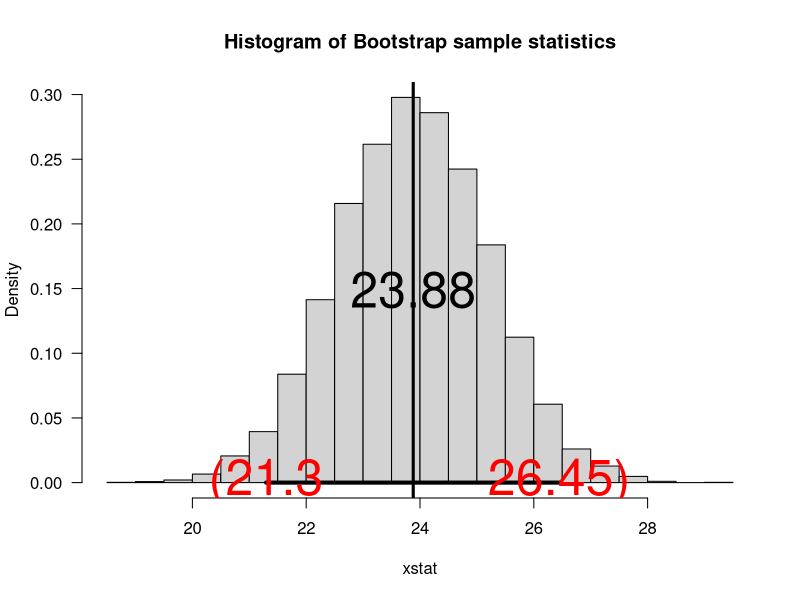
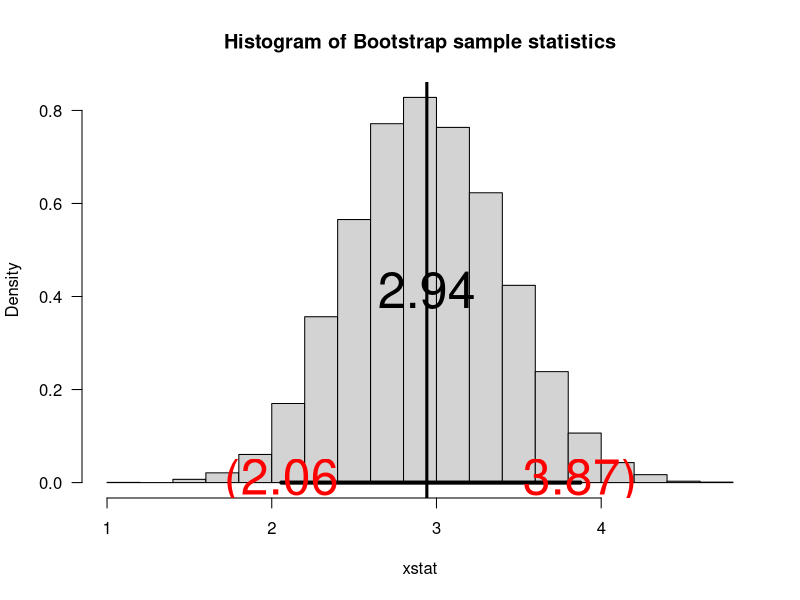
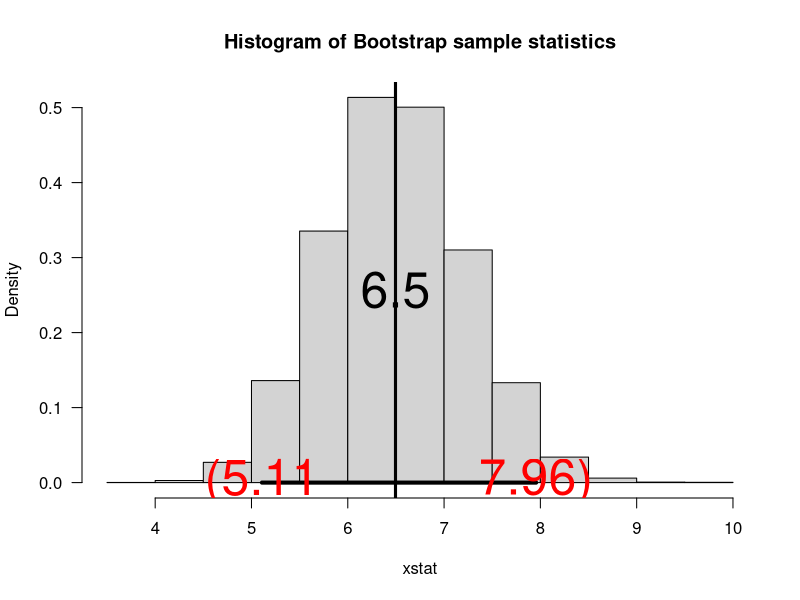
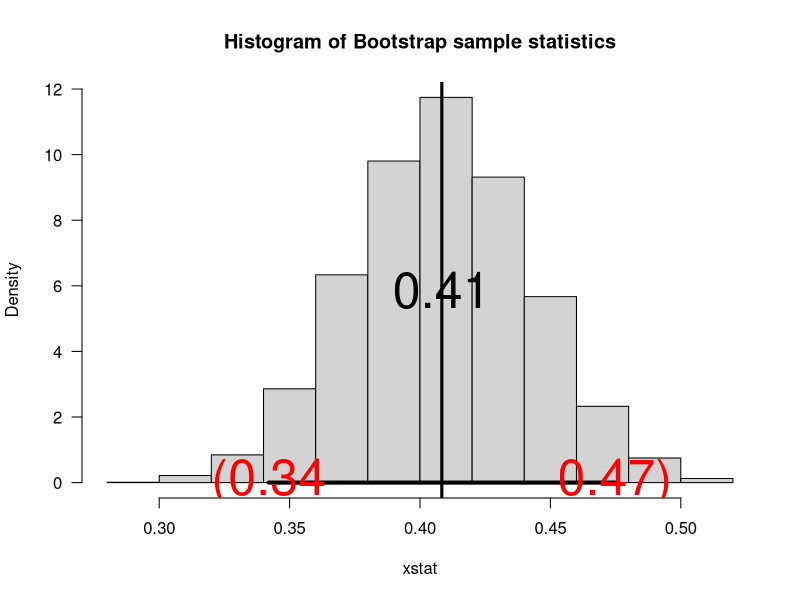
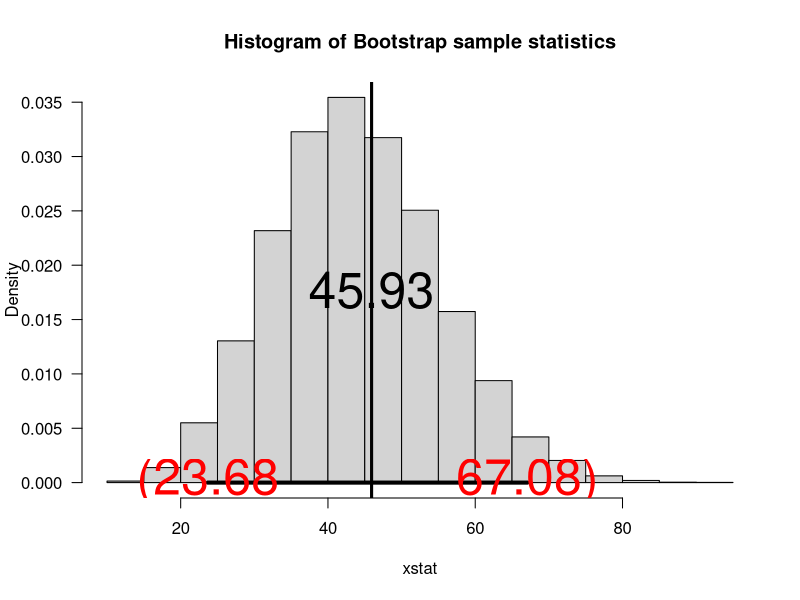
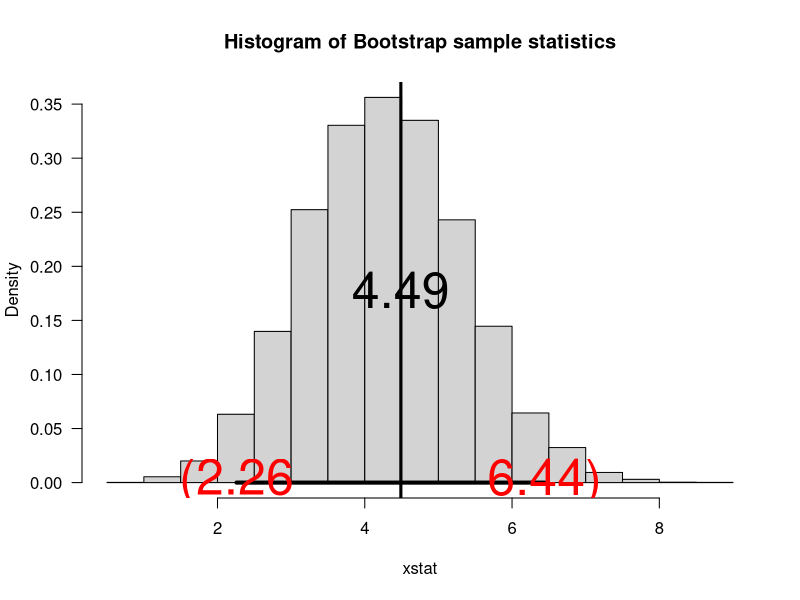
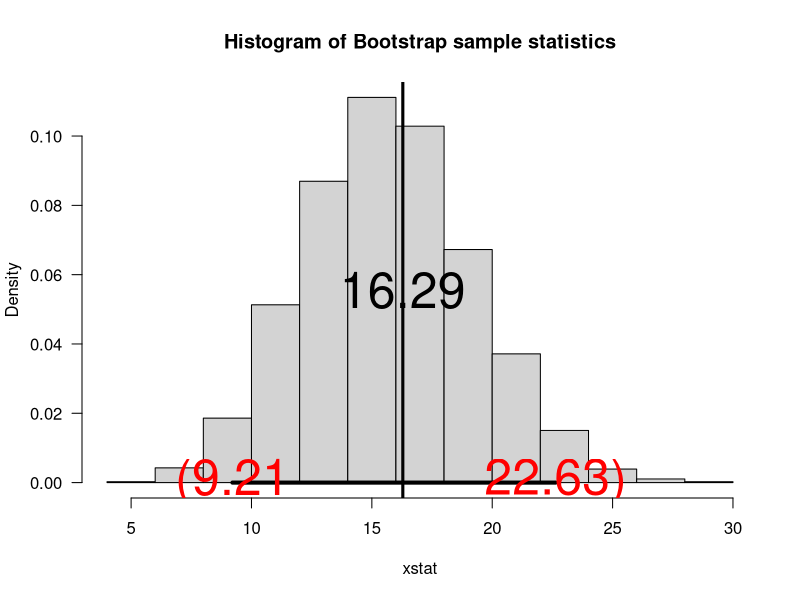
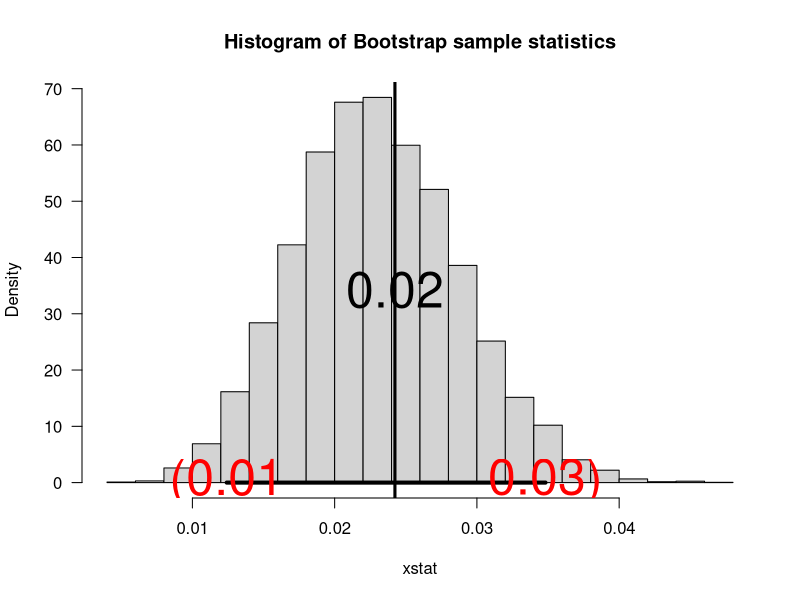

R code for these plots, in order:
## ---- chunk 1
knitr::opts_chunk$set(echo = TRUE)
## ---- chunk 2
getwd()
## ---- chunk 3
set.seed(35) 
sam=round(rnorm(20,mean=10,sd=4),2)

#five times
for (i in 0:4)
{
unique(sample(sam,20,replace=TRUE))
}

#five times
for (i in 0:4)
{
unique(sample(sam,20,replace=FALSE))
}
## ---- chunk 4
myboot<-function(iter=10000,x,fun="mean",alpha=0.05,...){  

#Notice where the ... is repeated in the code
n=length(x)   #sample size

#Now sample with replacement
y=sample(x,n*iter,replace=TRUE) #A

# Make a matrix with all the resampled values
rs.mat=matrix(y,nr=n,nc=iter,byrow=TRUE)
xstat=apply(rs.mat,2,fun) 
# xstat is a vector and will have iter values in it 
ci=quantile(xstat,c(alpha/2,1-alpha/2)) #B
# Nice way to form a confidence interval
# A histogram follows
# The object para will contain the parameters used to make the histogram
para=hist(xstat,freq=FALSE,las=1,main="Histogram of Bootstrap sample statistics",...)

#mat will be a matrix that contains the data, this is done so that I can use apply()
mat=matrix(x,nr=length(x),nc=1,byrow=TRUE)

#pte is the point estimate
#This uses whatever fun is
pte=apply(mat,2,fun)
abline(v=pte,lwd=3,col="Black")# Vertical line
segments(ci[1],0,ci[2],0,lwd=4)      #Make the segment for the ci
text(ci[1],0,paste("(",round(ci[1],2),sep=""),col="Red",cex=3)
text(ci[2],0,paste(round(ci[2],2),")",sep=""),col="Red",cex=3)

# plot the point estimate 1/2 way up the density
text(pte,max(para$density)/2,round(pte,2),cex=3)

return(list(ci=ci,fun=fun,x=x))# Some output to use if necessary
}
## ---- chunk 5
#random sample from normal, n=25, mu=25, sigma=10
set.seed(39); sam1 = rnorm(25, 25, 10)
myboot(x=sam1)

#random sample from chisq, n=20, nu=3
set.seed(30); sam2=rchisq(20, df=3)
myboot(x=sam2)

#random sample from gamma, n=30, alpha=2. beta=3
set.seed(40); sam3=rgamma(30, shape=2, scale=3)
myboot(x=sam3)

#random sample from beta, n=20
set.seed(10); sam4=rbeta(20, shape1=3, shape2=4)
myboot(x=sam4)
## ---- chunk 6
set.seed(39); sam1 = rnorm(25, 25, 10)
myboot(x=sam1, fun="var")

#random sample from chisq, n=20, nu=3
set.seed(30); sam2=rchisq(20, df=3)
myboot(x=sam2, fun="var")

#random sample from gamma, n=30, alpha=2. beta=3
set.seed(40); sam3=rgamma(30, shape=2, scale=3)
myboot(x=sam3, fun="var")

#random sample from beta, n=20
set.seed(10); sam4=rbeta(20, shape1=3, shape2=4)
myboot(x=sam4, fun="var")
